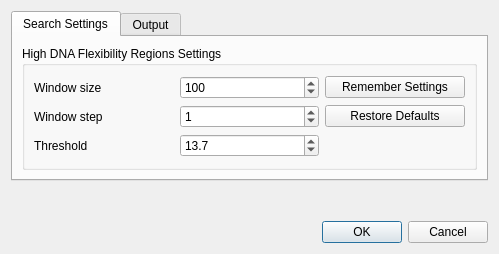
<?xml version="1.0" encoding="UTF-8"?>
<ui version="4.0">
 <class>DNAFlexDialog</class>
 <widget class="QDialog" name="DNAFlexDialog">
  <property name="geometry">
   <rect>
    <x>0</x>
    <y>0</y>
    <width>499</width>
    <height>254</height>
   </rect>
  </property>
  <property name="sizePolicy">
   <sizepolicy hsizetype="Preferred" vsizetype="Preferred">
    <horstretch>0</horstretch>
    <verstretch>0</verstretch>
   </sizepolicy>
  </property>
  <property name="minimumSize">
   <size>
    <width>0</width>
    <height>0</height>
   </size>
  </property>
  <property name="windowTitle">
   <string>DNA Flexibility</string>
  </property>
  <property name="statusTip">
   <string/>
  </property>
  <property name="whatsThis">
   <string>The DNA Flexibility plugin allows searching for high DNA flexibility regions.</string>
  </property>
  <layout class="QVBoxLayout" name="verticalLayout">
   <item>
    <widget class="QTabWidget" name="tabWidget">
     <property name="sizePolicy">
      <sizepolicy hsizetype="Expanding" vsizetype="Minimum">
       <horstretch>0</horstretch>
       <verstretch>0</verstretch>
      </sizepolicy>
     </property>
     <property name="tabShape">
      <enum>QTabWidget::Rounded</enum>
     </property>
     <property name="currentIndex">
      <number>0</number>
     </property>
     <widget class="QWidget" name="tabSearchSettings">
      <attribute name="title">
       <string>Search Settings</string>
      </attribute>
      <layout class="QHBoxLayout" name="horizontalLayout">
       <item>
        <widget class="QGroupBox" name="groupHighFlexSettings">
         <property name="sizePolicy">
          <sizepolicy hsizetype="Preferred" vsizetype="Minimum">
           <horstretch>0</horstretch>
           <verstretch>0</verstretch>
          </sizepolicy>
         </property>
         <property name="title">
          <string>High DNA Flexibility Regions Settings</string>
         </property>
         <layout class="QVBoxLayout" name="verticalLayout_4">
          <item>
           <layout class="QGridLayout" name="gridLayout">
            <item row="0" column="0">
             <widget class="QLabel" name="lblWindowSize">
              <property name="text">
               <string>Window size</string>
              </property>
              <property name="indent">
               <number>0</number>
              </property>
             </widget>
            </item>
            <item row="0" column="1">
             <widget class="QSpinBox" name="spinBoxWindowSize">
              <property name="minimum">
               <number>2</number>
              </property>
              <property name="maximum">
               <number>1000</number>
              </property>
              <property name="value">
               <number>100</number>
              </property>
             </widget>
            </item>
            <item row="1" column="0">
             <widget class="QLabel" name="lblWindowStep">
              <property name="text">
               <string>Window step</string>
              </property>
              <property name="indent">
               <number>0</number>
              </property>
             </widget>
            </item>
            <item row="1" column="1">
             <widget class="QSpinBox" name="spinBoxWindowStep">
              <property name="maximum">
               <number>1000</number>
              </property>
              <property name="value">
               <number>1</number>
              </property>
             </widget>
            </item>
            <item row="2" column="0">
             <widget class="QLabel" name="lblThreshold">
              <property name="text">
               <string>Threshold</string>
              </property>
              <property name="indent">
               <number>0</number>
              </property>
             </widget>
            </item>
            <item row="2" column="1">
             <widget class="QDoubleSpinBox" name="doubleSpinBoxThreshold">
              <property name="decimals">
               <number>1</number>
              </property>
              <property name="maximum">
               <double>100000.000000000000000</double>
              </property>
              <property name="singleStep">
               <double>0.100000000000000</double>
              </property>
              <property name="value">
               <double>13.699999999999999</double>
              </property>
             </widget>
            </item>
            <item row="0" column="2">
             <widget class="QPushButton" name="btnRemember">
              <property name="text">
               <string>Remember Settings</string>
              </property>
             </widget>
            </item>
            <item row="1" column="2">
             <widget class="QPushButton" name="btnDefaults">
              <property name="text">
               <string>Restore Defaults</string>
              </property>
             </widget>
            </item>
           </layout>
          </item>
         </layout>
        </widget>
       </item>
      </layout>
     </widget>
     <widget class="QWidget" name="tabOutput">
      <attribute name="title">
       <string>Output</string>
      </attribute>
      <layout class="QVBoxLayout" name="verticalLayout_6"/>
     </widget>
    </widget>
   </item>
   <item>
    <spacer name="bottomSpacer">
     <property name="orientation">
      <enum>Qt::Vertical</enum>
     </property>
     <property name="sizeHint" stdset="0">
      <size>
       <width>20</width>
       <height>0</height>
      </size>
     </property>
    </spacer>
   </item>
   <item>
    <widget class="QDialogButtonBox" name="buttonBox">
     <property name="standardButtons">
      <set>QDialogButtonBox::Cancel|QDialogButtonBox::Ok</set>
     </property>
    </widget>
   </item>
  </layout>
 </widget>
 <resources/>
 <connections>
  <connection>
   <sender>buttonBox</sender>
   <signal>accepted()</signal>
   <receiver>DNAFlexDialog</receiver>
   <slot>accept()</slot>
   <hints>
    <hint type="sourcelabel">
     <x>223</x>
     <y>269</y>
    </hint>
    <hint type="destinationlabel">
     <x>223</x>
     <y>144</y>
    </hint>
   </hints>
  </connection>
  <connection>
   <sender>buttonBox</sender>
   <signal>rejected()</signal>
   <receiver>DNAFlexDialog</receiver>
   <slot>reject()</slot>
   <hints>
    <hint type="sourcelabel">
     <x>223</x>
     <y>269</y>
    </hint>
    <hint type="destinationlabel">
     <x>223</x>
     <y>144</y>
    </hint>
   </hints>
  </connection>
 </connections>
</ui>
